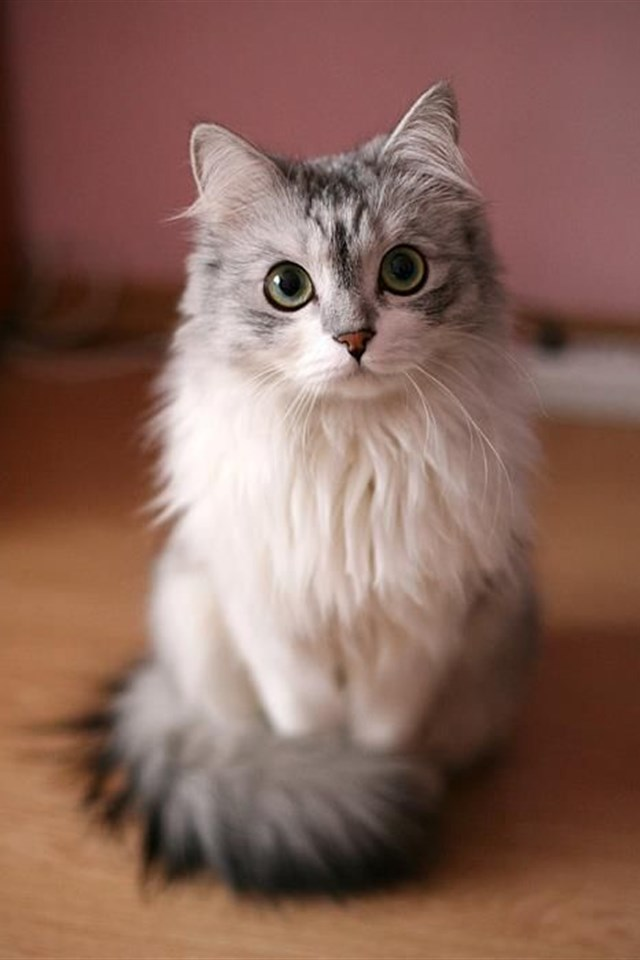
#> input picture images/cat.jpg, 640 x 960 px, found by its file name
$ python bilinear_interpolation.py
#> lines starting #> are read from the running program, lines starting #| are printed output that depends on the picture
import time

import numpy as np
from matplotlib import pyplot as plt


def arr_resize(arr, new_size, axis=0):
    shape = list(arr.shape)
    old_size = shape[axis]
    shape[axis] = new_size

    res = np.zeros(shape)
    for i in range(new_size):
        pos = i * old_size / new_size
        low = int(pos)
        if axis == 0:
            try:
                vec_l = arr[low, :, :]
                vec_u = arr[low + 1, :, :]
                res[i, :, :] = (pos - low) * (vec_u - vec_l) + vec_l
            except IndexError:
                res[i, :] = arr[low, :, :]
        elif axis == 1:
            try:
                vec_l = arr[:, low, :]
                vec_u = arr[:, low + 1, :]
                res[:, i, :] = (pos - low) * (vec_u - vec_l) + vec_l
            except IndexError:
                res[:, i, :] = arr[:, low, :]
        else:
            raise ValueError("The axis argument can be either 0 or 1")

    return res


def bilinear_resize(im, new_shape):
    if im.dtype != np.float64:
        raise TypeError("Image must be of type numpy.float64")
    if im.ndim != len(new_shape):
        raise Warning("The new shape and the image are of different ndim")

    if im.ndim == 2:
        im = im[:, :, np.newaxis]

    tmp = arr_resize(im, new_shape[0], axis=0)
    res = arr_resize(tmp, new_shape[1], axis=1)

    return np.squeeze(res)


if __name__ == '__main__':
    im = plt.imread('images/cat.jpg') / 256
    start = time.time()
    # im_resized = bilinear_resize(im, [640, 960, 3])
    for _ in range(1):
        im_resized = bilinear_resize(im, [640, 960, 3])
#> this loop made 1 pass
#> pass 1, in bilinear_resize, `tmp = arr_resize(im, new_shape[0], axis=0)`:
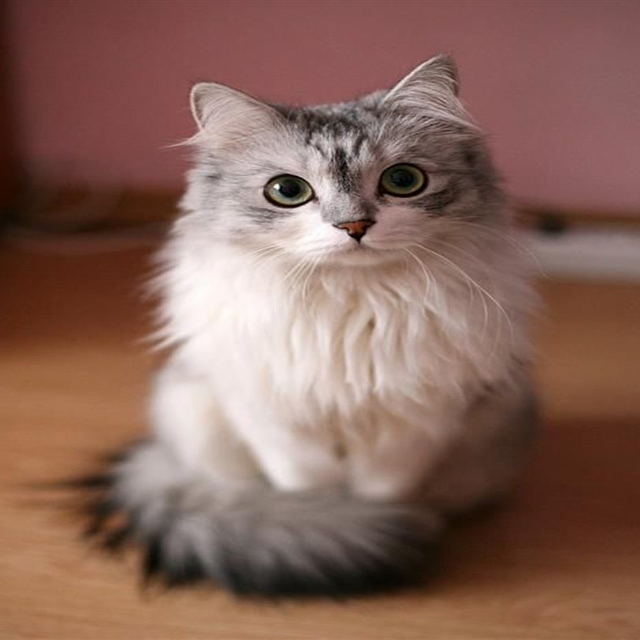
#> tmp: shape (640, 640, 3) float64; mean R, G, B 0.533, 0.399, 0.355
#> pass 1, in bilinear_resize, `res = arr_resize(tmp, new_shape[1], axis=1)`:
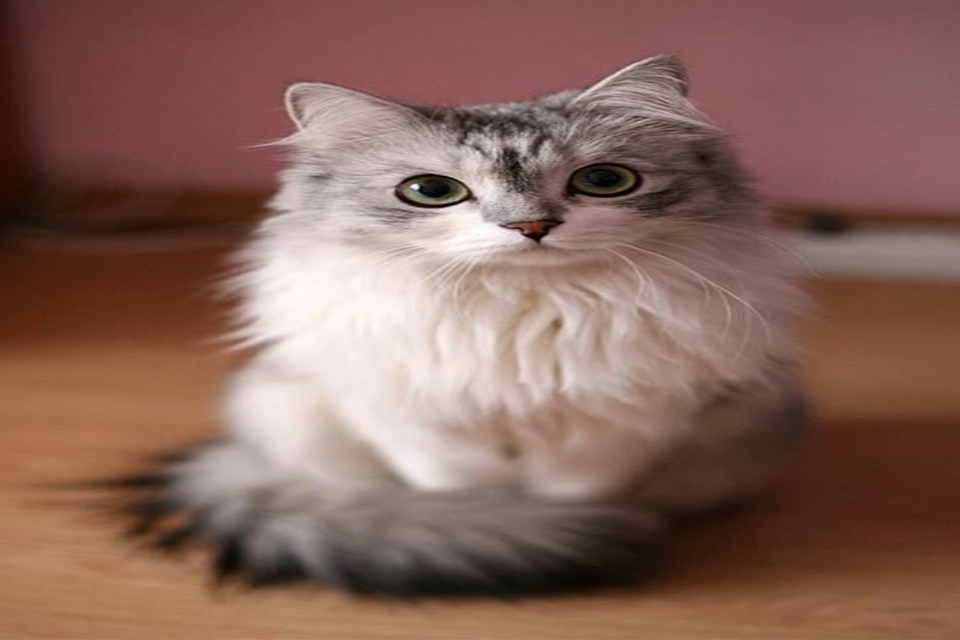
#> res: shape (640, 960, 3) float64; mean R, G, B 0.533, 0.399, 0.355
    print(time.time() - start)

    fig, ax = plt.subplots(1, 2)
    ax[0].imshow(im, cmap='gray')
    ax[0].axis('off')
    ax[1].imshow(im_resized, cmap='gray')
    ax[1].axis('off')

    plt.show()
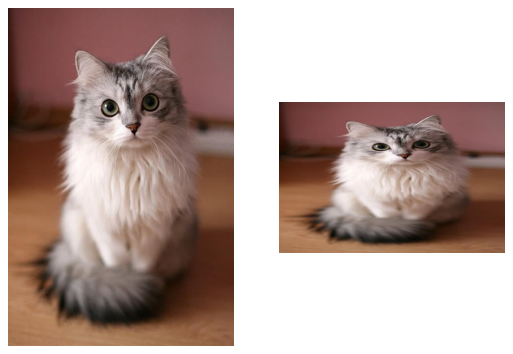
#> figure drawn by matplotlib, 2 panels
